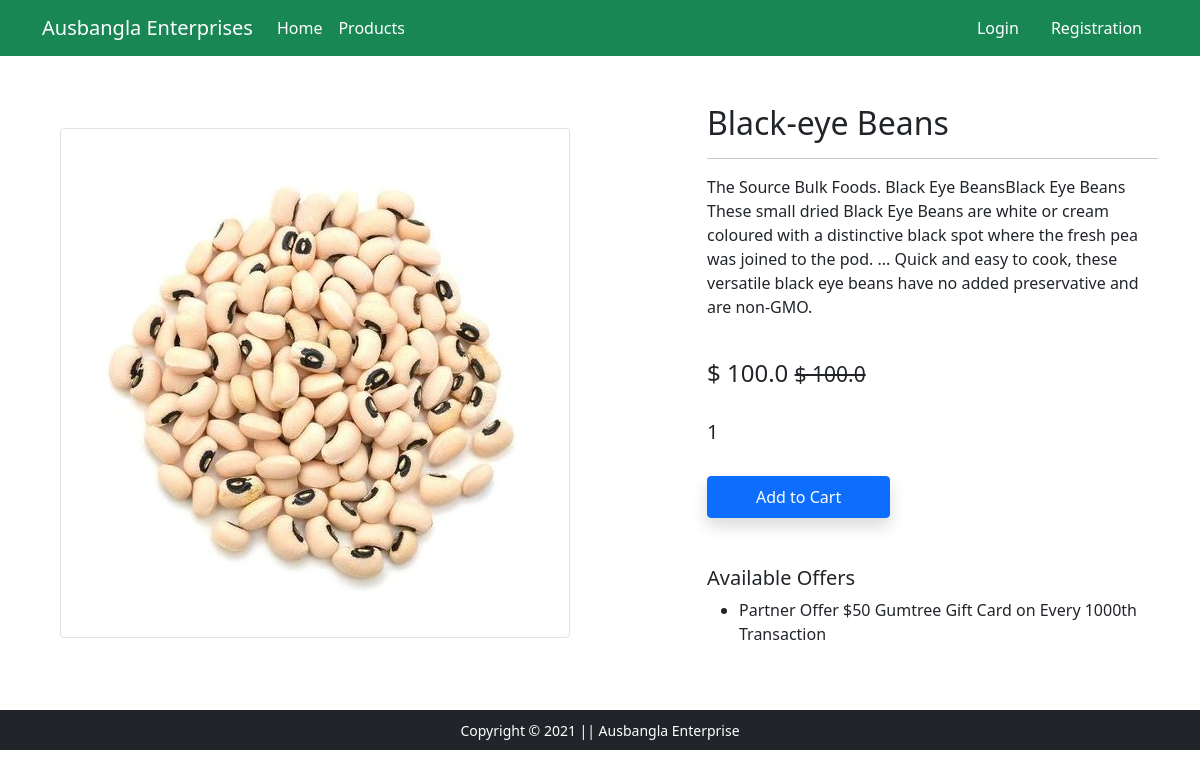
Screenshot of /product-detail/2 with the database file from the repository.
### app/models.py (models this page shows, shortened)
class Product(models.Model):
    title = models.CharField(max_length=100)
    selling_price = models.FloatField()
    discounted_price = models.FloatField()
    description = models.TextField()
    brand = models.CharField(max_length=100)
    category = models.CharField(choices=CATEGORY_CHOICES, max_length=3)
    product_image = models.ImageField(upload_to='productimg')
    quantity_pr_price = models.CharField(max_length=30)

### app/views.py (the view)
# urls.py: path('product-detail/<int:pk>', views.ProductDetailView.as_view(), name='product-detail'),
class ProductDetailView(View):
    def get(self, request, pk):
        totalitem = 0
        product = Product.objects.get(pk=pk)
        item_already_in_cart = False
        if request.user.is_authenticated:
            item_already_in_cart = Cart.objects.filter(Q(product=product.id) & Q(user=request.user)).exists()
            totalitem = len(Cart.objects.filter(user=request.user))
        return render(request, 'app/productdetail.html',{'product':product, 'item_already_in_cart':item_already_in_cart, 'totalitem':totalitem})

### app/templates/app/productdetail.html (shortened to what this page needs)
{% extends 'app/base.html' %}
{% load static %}
{% block main-content1 %}
<div class="container my-5">
 <div class="row">
  <div class="col-sm-6 text-center align-self-center">
   <img src="{{product.product_image.url}}" alt="" class="img-fluid img-thumbnail">
  </div>
  <div class="col-sm-5 offset-sm-1">
   <h2>{{product.title}}</h2>
   <hr>
   <p>{{product.description}}</p> <br>
   <h4>$ {{product.discounted_price}} <small class="fw-light text-decoration-line-through">$ {{product.selling_price}}</small></h4> <br>
   <h5>{{product.quantity_pr_price}}</h5> <br>
{% if not request.user.is_authenticated %}
<form action="/add-to-cart" class="d-inline">
    <button type="submit" class="btn btn-primary shadow px-5 py-2">Add to Cart</button>
</form>
{% endif %}
   <h5 class="mt-5">Available Offers</h5>
   <ul>
    <li>Partner Offer $50 Gumtree Gift Card on Every 1000th Transaction</li>
   </ul>
  </div>
 </div>
</div>
{% endblock main-content1 %}

### rows the page displays
Product: product_image (picture), title "Black-eye Beans", description "The Source Bulk Foods. Black Eye BeansBlack Eye Beans These small dried Black Eye Beans are white or cream coloured with a distinctive black spot where the fresh pea was joined to the pod. ... Quick and easy to cook, these versatile black eye beans have no added preservative and are non-GMO.", discounted_price "100.0", selling_price "100.0", quantity_pr_price "1"
